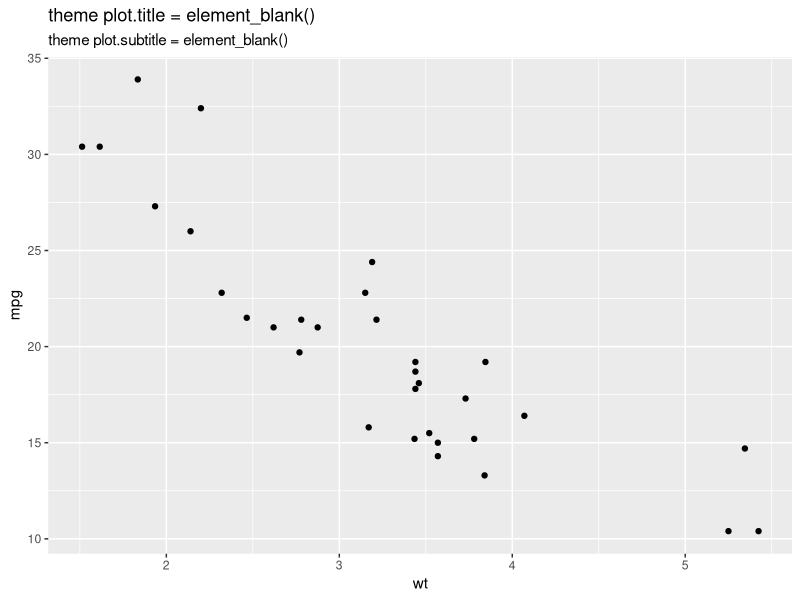
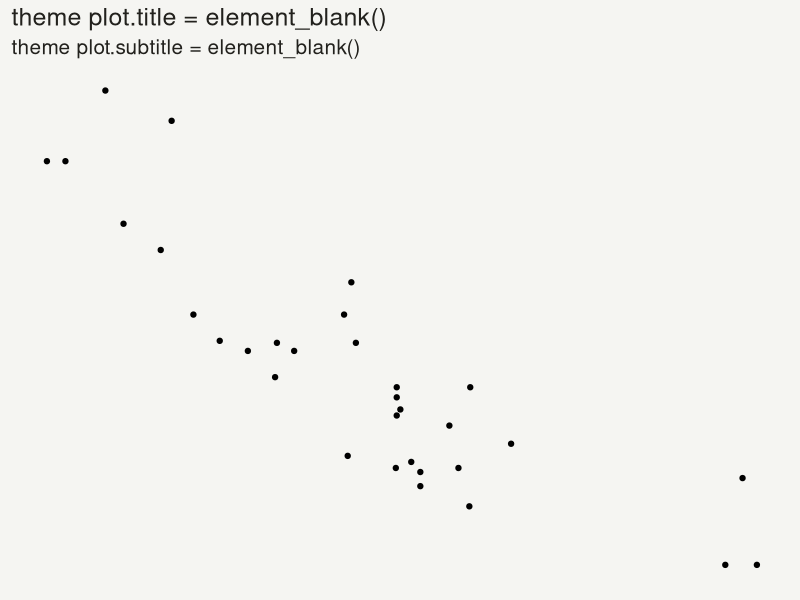

The R script that drew these images, in order:
## ---- chunk 1
library(ggplot2)
## ---- chunk 2
default <- ggplot(mtcars, aes(wt, mpg)) +
    geom_point() +
    labs(title = "theme plot.title = element_blank()",
         subtitle = "theme plot.subtitle = element_blank()")
default
## ---- chunk 3
theme_sdal <- function() {
    theme_minimal() +
        theme(
            text = element_text(family = "sans", color = "#22211d"),
            plot.title = element_text(size = 18),
            plot.subtitle = element_text(size = 15),
            plot.caption = element_text(size = 12),
            axis.line = element_blank(),
            axis.text.x = element_blank(),
            axis.text.y = element_blank(),
            axis.ticks = element_blank(),
            axis.title.x = element_blank(),
            axis.title.y = element_blank(),
            panel.grid.major = element_blank(),
            # panel.grid.major = element_line(color = "#ebebe5", size = 0.2),
            panel.grid.minor = element_blank(),
            # panel.grid.minor = element_line(color = "#ebebe5", size = 0.2),
            plot.background = element_rect(fill = "#f5f5f2", color = NA),
            panel.background = element_rect(fill = "#f5f5f2", color = NA),
            legend.background = element_rect(fill = "#f5f5f2", color = NA),
            panel.border = element_blank()
        )
}
default + theme_sdal()
